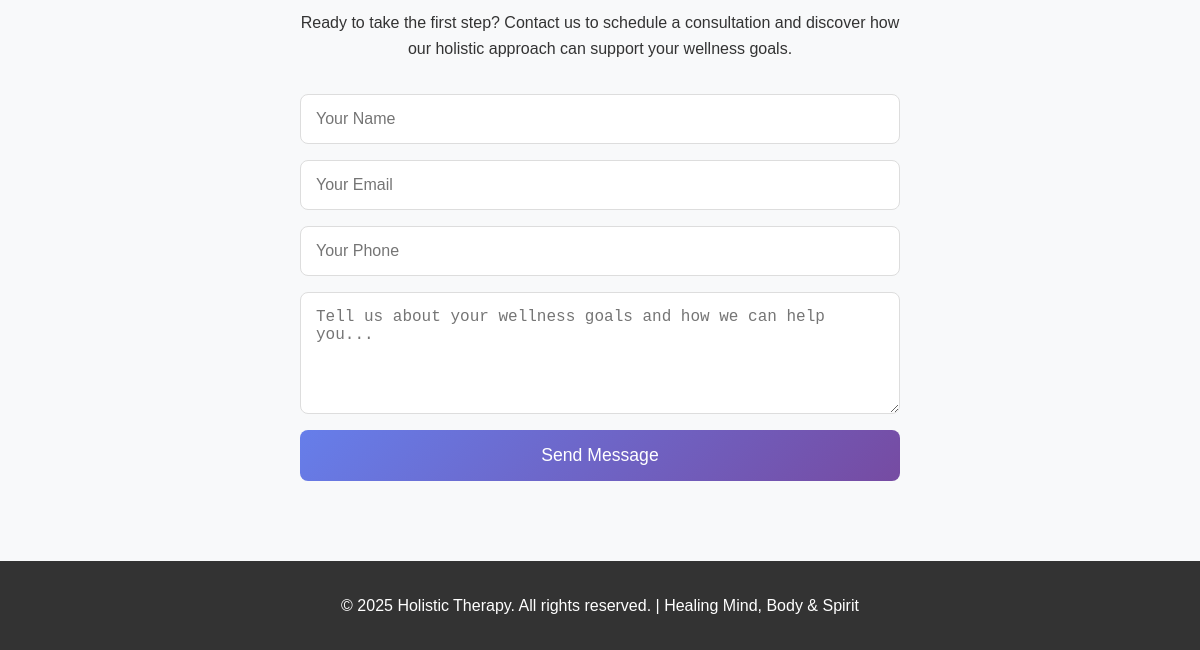
Before: / (lower part) with the older database file.
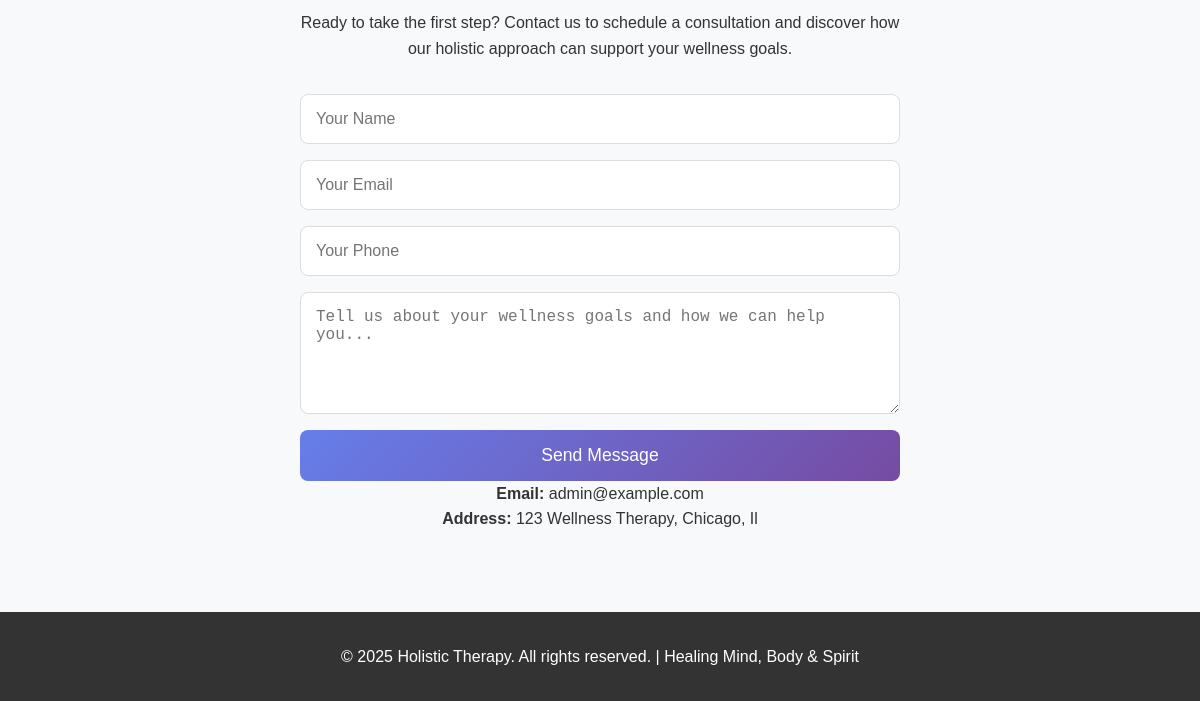
After: the same page with the newer database file.
### db/models.py (models this page shows, shortened)
class SiteSetting(db.Model):
    __tablename__ = "site_settings"
    id = db.Column(db.Integer, primary_key=True)
    key = db.Column(db.String(100), nullable=False, unique=True)
    value = db.Column(db.Text, nullable=True)
    description = db.Column(db.String(255), nullable=True)
    created_at = db.Column(db.DateTime, default=db.func.now())
    updated_at = db.Column(db.DateTime, default=db.func.now(), onupdate=db.func.now())

### routes/main.py (the view)
@main_bp.route('/')
def home():
    services = Service.query.all()
    site_settings = SiteSetting.query.all()
    settings = {setting.key: setting.value for setting in site_settings}
    testimonials = get_approved_testimonials()
    about_images = AboutImage.query.filter_by(is_active=True).order_by(AboutImage.sort_order).all()
    return render_template('home.html', services=services, settings=settings, testimonials=testimonials, about_images=about_images)

### db/models.py (called while the page is built)
    def get_star_display(self):
        return "⭐" * self.rating

### routes/testimony.py (called while the page is built)
def get_approved_testimonials():
    return Testimonial.query.filter_by(is_approved=True).order_by(Testimonial.created_at.desc()).all()

### templates/home.html (shortened to what this page needs)
<!DOCTYPE html>
<html lang="en">
<head>
    <link rel="stylesheet" href="{{ url_for('static', filename='styles.css') }}">
</head>
<body>
    <main class="main-content">
        <section class="contact" id="contact">
            <div class="container">
                <div class="contact-content">
                    <p>{{ settings.get('contact_text', 'Ready to take the first step? Contact us to schedule a consultation and discover how our holistic approach can support your wellness goals.') }}</p>
                    <form class="contact-form">
                        <input type="text" placeholder="Your Name" required>
                        <input type="email" placeholder="Your Email" required>
                        <input type="tel" placeholder="Your Phone">
                        <textarea rows="5" placeholder="Tell us about your wellness goals and how we can help you..."></textarea>
                        <button type="submit">Send Message</button>
                    </form>
                    {% if settings.get('business_phone') or settings.get('business_email') or settings.get('business_address') %}
                    <div class="contact-info mt-4">
                        {% if settings.get('business_email') %}
                        <p><strong>Email:</strong> {{ settings.get('business_email') }}</p>
                        {% endif %}
                        {% if settings.get('business_address') %}
                        <p><strong>Address:</strong> {{ settings.get('business_address') }}</p>
                        {% endif %}
                    </div>
                    {% endif %}
                </div>
            </div>
        </section>
    </main>
    <footer class="footer">
        <div class="container">
            <p>&copy; 2025 {{ settings.get('footer_text', 'Holistic Therapy. All rights reserved. | Healing Mind, Body & Spirit') }}</p>
        </div>
    </footer>
</body>
</html>

Changed rows visible on the page:
added SiteSetting: get "admin@example.com"
added SiteSetting: get "123 Wellness Therapy, Chicago, Il"
Other visible differences:
text now shown: "Email: Address:"
